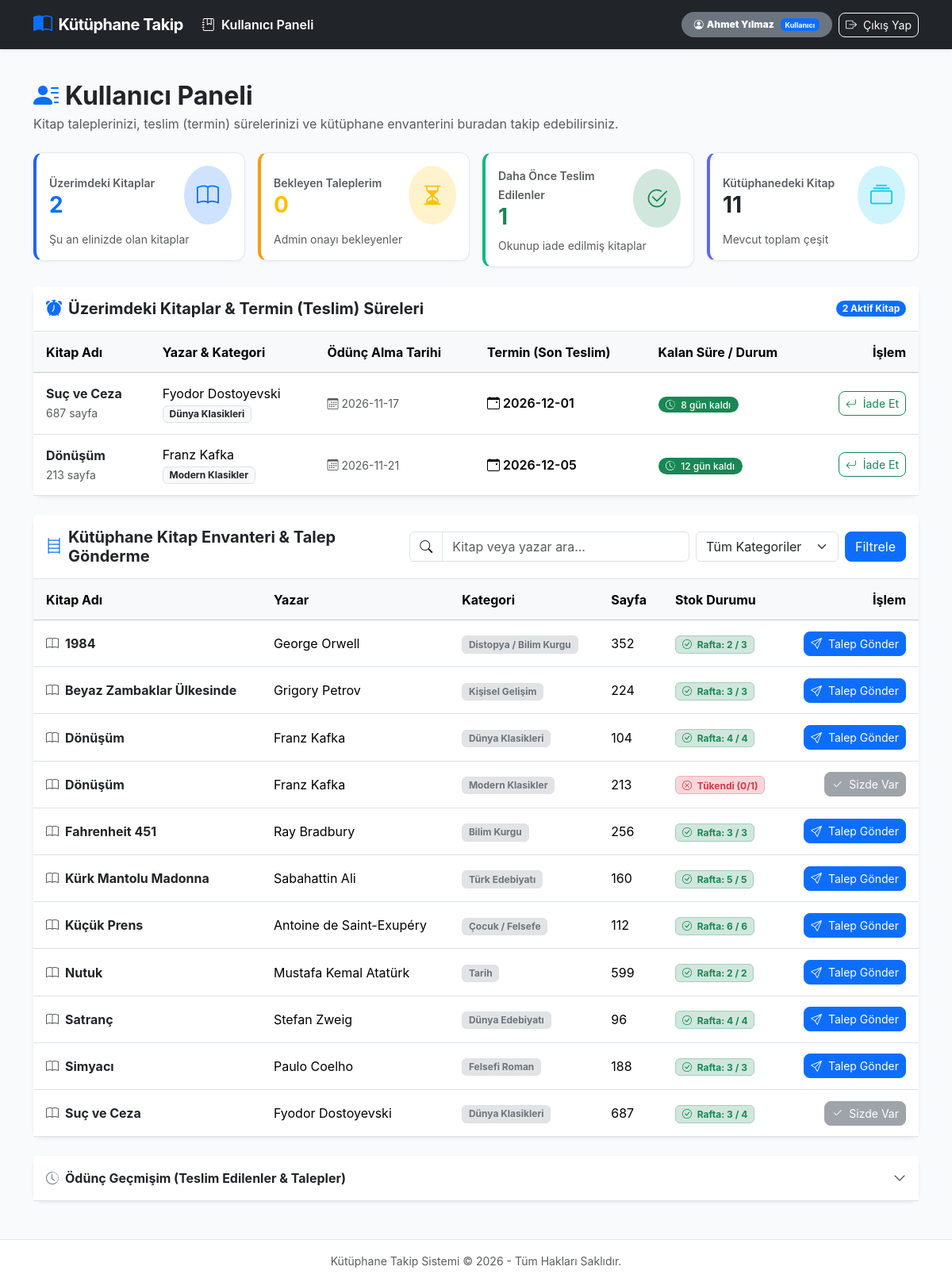
The app's page /kullanici (signed in), older data.
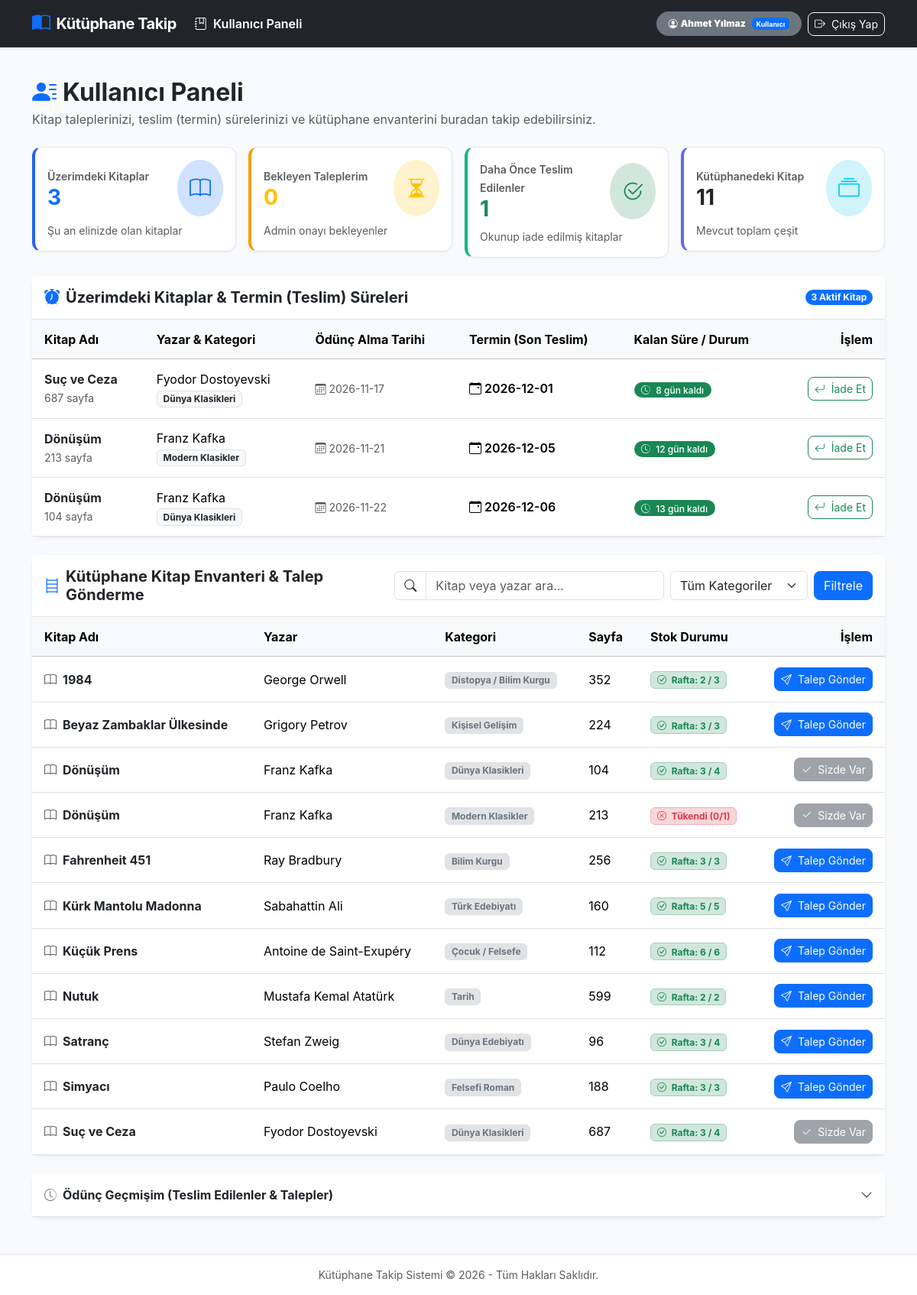
The same page, newer data.
### tables this page shows
CREATE TABLE oduncler (
            id INTEGER PRIMARY KEY AUTOINCREMENT,
            kullanici_id INTEGER NOT NULL,
            kitap_id INTEGER NOT NULL,
            odunc_tarihi TEXT NOT NULL,
            termin_tarihi TEXT NOT NULL,
            iade_tarihi TEXT,
            durum TEXT NOT NULL DEFAULT 'oduncte', talep_tarihi TEXT,
            FOREIGN KEY (kullanici_id) REFERENCES kullanicilar (id) ON DELETE CASCADE,
            FOREIGN KEY (kitap_id) REFERENCES kitaplar (id) ON DELETE CASCADE
        );

CREATE TABLE kitaplar (
        id INTEGER PRIMARY KEY AUTOINCREMENT,
        kitap_adi TEXT NOT NULL
    , yazar TEXT NOT NULL DEFAULT 'Bilinmiyor', kategori TEXT NOT NULL DEFAULT 'Genel', sayfa_sayisi INTEGER DEFAULT 0, toplam_adet INTEGER NOT NULL DEFAULT 1, mevcut_adet INTEGER NOT NULL DEFAULT 1);

### app.py (the view)
@app.route("/kullanici")
@login_required
def kullanici_paneli():
    kullanici_id = session["kullanici_id"]
    arama_kelimesi = request.args.get("q", "").strip()
    secili_kategori = request.args.get("kategori", "").strip()
    baglanti = veritabani_baglantisi()
    bekleyen_talepler = baglanti.execute("""
        SELECT o.id as odunc_id, o.talep_tarihi, o.durum,
               k.id as kitap_id, k.kitap_adi, k.yazar, k.kategori, k.sayfa_sayisi
        FROM oduncler o
        JOIN kitaplar k ON o.kitap_id = k.id
        WHERE o.kullanici_id = ? AND o.durum = 'beklemede'
        ORDER BY o.id DESC
    """, (kullanici_id,)).fetchall()
    aktif_oduncler = baglanti.execute("""
        SELECT o.id as odunc_id, o.talep_tarihi, o.odunc_tarihi, o.termin_tarihi, o.durum,
               k.id as kitap_id, k.kitap_adi, k.yazar, k.kategori, k.sayfa_sayisi
        FROM oduncler o
        JOIN kitaplar k ON o.kitap_id = k.id
        WHERE o.kullanici_id = ? AND o.durum = 'oduncte'
        ORDER BY o.termin_tarihi ASC
    """, (kullanici_id,)).fetchall()
    gecmis_oduncler = baglanti.execute("""
        SELECT o.id as odunc_id, o.talep_tarihi, o.odunc_tarihi, o.termin_tarihi, o.iade_tarihi, o.durum,
               k.id as kitap_id, k.kitap_adi, k.yazar, k.kategori
        FROM oduncler o
        JOIN kitaplar k ON o.kitap_id = k.id
        WHERE o.kullanici_id = ? AND o.durum IN ('teslim_edildi', 'reddedildi')
        ORDER BY o.id DESC
    """, (kullanici_id,)).fetchall()
    kitap_sorgu = "SELECT * FROM kitaplar WHERE 1=1"
    parametreler = []
    if arama_kelimesi:
        kitap_sorgu += " AND (kitap_adi LIKE ? OR yazar LIKE ?)"
        parametreler.extend([f"%{arama_kelimesi}%", f"%{arama_kelimesi}%"])
    if secili_kategori:
        kitap_sorgu += " AND kategori = ?"
        parametreler.append(secili_kategori)
    kitap_sorgu += " ORDER BY kitap_adi ASC"
    envanter_kitaplar = baglanti.execute(kitap_sorgu, parametreler).fetchall()
    kategoriler = baglanti.execute("SELECT DISTINCT kategori FROM kitaplar ORDER BY kategori ASC").fetchall()
    talep_edilen_kitap_idleri = [t["kitap_id"] for t in bekleyen_talepler]
    elindeki_kitap_idleri = [o["kitap_id"] for o in aktif_oduncler]
    baglanti.close()
    return render_template(
        "kullanici.html",
        bekleyen_talepler=bekleyen_talepler,
        aktif_oduncler=aktif_oduncler,
        gecmis_oduncler=gecmis_oduncler,
        envanter_kitaplar=envanter_kitaplar,
        kategoriler=kategoriler,
        talep_edilen_kitap_idleri=talep_edilen_kitap_idleri,
        elindeki_kitap_idleri=elindeki_kitap_idleri,
        arama_kelimesi=arama_kelimesi,
        secili_kategori=secili_kategori
    )

### app.py (called while the page is built)
def login_required(f):
    @wraps(f)
    def decorated_function(*args, **kwargs):
        if "kullanici_id" not in session:
            flash("Lütfen önce giriş yapınız.", "warning")
            return redirect(url_for("login"))
        return f(*args, **kwargs)
    return decorated_function

@app.template_filter("kalan_gun_hesapla")
def kalan_gun_hesapla(termin_tarihi_str):
    if not termin_tarihi_str:
        return {"gun": 0, "durum": "beklemede", "metin": "Onay Bekliyor", "renk": "info"}
    try:
        termin_tarihi = datetime.strptime(termin_tarihi_str, "%Y-%m-%d").date()
        bugun = date.today()
        fark = (termin_tarihi - bugun).days
        if fark < 0:
            return {"gun": abs(fark), "durum": "gecikti", "metin": f"{abs(fark)} gün gecikti!", "renk": "danger"}
        elif fark == 0:
            return {"gun": 0, "durum": "bugun", "metin": "Bugün son gün!", "renk": "warning"}
        else:
            return {"gun": fark, "durum": "kalan", "metin": f"{fark} gün kaldı", "renk": "success" if fark > 3 else "warning"}
    except Exception:
        return {"gun": 0, "durum": "bilinmiyor", "metin": "Tarih belirtilmedi", "renk": "secondary"}

### templates/kullanici.html (shortened to what the changed rows need)
{% extends "base.html" %}
{% block content %}
<div class="d-flex flex-wrap justify-content-between align-items-center mb-4 gap-3">
    <div>
        <h2 class="fw-bold mb-1"><i class="bi bi-person-lines-fill text-primary me-2"></i>Kullanıcı Paneli</h2>
    </div>
</div>
<div class="row g-3 mb-4">
    <div class="col-sm-6 col-lg-3">
        <div class="card p-3 stat-card">
            <div class="d-flex align-items-center justify-content-between">
                <div>
                    <span class="text-muted small fw-semibold">Üzerimdeki Kitaplar</span>
                    <h3 class="fw-bold mb-0 text-primary">{{ aktif_oduncler|length }}</h3>
                </div>
            </div>
        </div>
    </div>
</div>
<div class="card mb-4 border-0 shadow-sm">
    <div class="card-header bg-white py-3 border-bottom d-flex align-items-center justify-content-between">
        <h5 class="fw-bold mb-0 text-dark d-flex align-items-center gap-2">
            <i class="bi bi-alarm-fill text-primary"></i>
            Üzerimdeki Kitaplar &amp; Termin (Teslim) Süreleri
        </h5>
        <span class="badge bg-primary rounded-pill">{{ aktif_oduncler|length }} Aktif Kitap</span>
    </div>
    <div class="card-body p-0">
        {% if aktif_oduncler %}
            <div class="table-responsive">
                <table class="table table-hover align-middle mb-0">
                    <thead class="table-light">
                        <tr>
                            <th>Kitap Adı</th>
                            <th>Yazar &amp; Kategori</th>
                            <th>Ödünç Alma Tarihi</th>
                            <th>Termin (Son Teslim)</th>
                            <th>Kalan Süre / Durum</th>
                            <th class="text-end">İşlem</th>
                        </tr>
                    </thead>
                    <tbody>
                        {% for odunc in aktif_oduncler %}
                            {% set termin_bilgi = odunc.termin_tarihi|kalan_gun_hesapla %}
                            <tr class="{% if termin_bilgi.durum == 'gecikti' %}table-danger{% endif %}">
                                <td>
                                    <div class="fw-bold text-dark">{{ odunc.kitap_adi }}</div>
                                    <small class="text-muted">{{ odunc.sayfa_sayisi }} sayfa</small>
                                </td>
                                <td>
                                    <div>{{ odunc.yazar }}</div>
                                    <span class="badge bg-light text-dark border">{{ odunc.kategori }}</span>
                                </td>
                                <td>
                                    <span class="text-muted small"><i class="bi bi-calendar3 me-1"></i>{{ odunc.odunc_tarihi }}</span>
                                </td>
                                <td>
                                    <span class="fw-semibold"><i class="bi bi-calendar-event me-1"></i>{{ odunc.termin_tarihi }}</span>
                                </td>
                                <td>
                                    <span class="badge bg-{{ termin_bilgi.renk }} badge-pill fs-7">
                                        {% if termin_bilgi.durum == 'gecikti' %}
                                            <i class="bi bi-exclamation-triangle-fill me-1"></i>
                                        {% elif termin_bilgi.durum == 'bugun' %}
                                            <i class="bi bi-hourglass-split me-1"></i>
                                        {% else %}
                                            <i class="bi bi-clock-history me-1"></i>
                                        {% endif %}
                                        {{ termin_bilgi.metin }}
                                    </span>
                                </td>
                                <td class="text-end">
                                    <form action="{{ url_for('kitap_iade_et', odunc_id=odunc.odunc_id) }}" method="POST" onsubmit="return confirm('Bu kitabı kütüphaneye iade etmek istediğinize emin misiniz?');">
                                        <button type="submit" class="btn btn-outline-success btn-sm btn-rounded">
                                            <i class="bi bi-arrow-return-left me-1"></i> İade Et
                                        </button>
                                    </form>
                                </td>
                            </tr>
                        {% endfor %}
                    </tbody>
                </table>
            </div>
        {% endif %}
    </div>
</div>
<div class="card mb-4 border-0 shadow-sm">
    <div class="card-body p-0">
        {% if envanter_kitaplar %}
            <div class="table-responsive">
                <table class="table table-hover align-middle mb-0">
                    <thead class="table-light">
                        <tr>
                            <th>Kitap Adı</th>
                            <th>Yazar</th>
                            <th>Kategori</th>
                            <th>Sayfa</th>
                            <th>Stok Durumu</th>
                            <th class="text-end">İşlem</th>
                        </tr>
                    </thead>
                    <tbody>
                        {% for kitap in envanter_kitaplar %}
                            <tr>
                                <td>
                                    <div class="fw-bold text-dark d-flex align-items-center gap-2">
                                        <i class="bi bi-book text-muted"></i>
                                        {{ kitap.kitap_adi }}
                                    </div>
                                </td>
                                <td>{{ kitap.yazar }}</td>
                                <td>
                                    <span class="badge bg-secondary-subtle text-secondary border">
                                        {{ kitap.kategori }}
                                    </span>
                                </td>
                                <td>{{ kitap.sayfa_sayisi }}</td>
                                <td>
                                    {% if kitap.mevcut_adet > 0 %}
                                        <span class="badge bg-success-subtle text-success border border-success-subtle">
                                            <i class="bi bi-check-circle me-1"></i> Rafta: {{ kitap.mevcut_adet }} / {{ kitap.toplam_adet }}
                                        </span>
                                    {% else %}
                                        <span class="badge bg-danger-subtle text-danger border border-danger-subtle">
                                            <i class="bi bi-x-circle me-1"></i> Tükendi (0/{{ kitap.toplam_adet }})
                                        </span>
                                    {% endif %}
                                </td>
                                <td class="text-end">
                                    {% if kitap.id in elindeki_kitap_idleri %}
                                        <button class="btn btn-secondary btn-sm btn-rounded" disabled>
                                            <i class="bi bi-check2 me-1"></i> Sizde Var
                                        </button>
                                    {% elif kitap.id in talep_edilen_kitap_idleri %}
                                        <button class="btn btn-warning btn-sm btn-rounded text-dark" disabled>
                                            <i class="bi bi-hourglass-split me-1"></i> Onay Bekliyor
                                        </button>
                                    {% elif kitap.mevcut_adet <= 0 %}
                                        <button class="btn btn-outline-secondary btn-sm btn-rounded" disabled>
                                            Stokta Yok
                                        </button>
                                    {% else %}
                                        <form action="{{ url_for('kitap_talep_et', kitap_id=kitap.id) }}" method="POST" style="display:inline;">
                                            <button type="submit" class="btn btn-primary btn-sm btn-rounded" onclick="return confirm('Bu kitap için kütüphane yöneticisine ödünç talebi göndermek istiyor musunuz?');">
                                                <i class="bi bi-send me-1"></i> Talep Gönder
                                            </button>
                                        </form>
                                    {% endif %}
                                </td>
                            </tr>
                        {% endfor %}
                    </tbody>
                </table>
            </div>
        {% else %}
            <div class="text-center py-5">
                <i class="bi bi-search text-muted" style="font-size: 2.5rem;"></i>
                <h6 class="mt-3 text-secondary">Arama kriterlerine uygun kitap bulunamadı.</h6>
            </div>
        {% endif %}
    </div>
</div>
{% endblock %}

Row changes from the older to the newer data that the page shows:
added oduncler: kitap_adi "Dönüşüm", sayfa_sayisi "104", yazar "Franz Kafka", kategori "Dünya Klasikleri", odunc_tarihi "2026-11-22", termin_tarihi "2026-12-06", metin "13 gün kaldı"
changed kitaplar (number 3 of 11 on the later page): mevcut_adet "4" → "3"; now shows "Sizde Var"; no longer shows "Talep Gönder"
changed kitaplar "Satranç": mevcut_adet "4" → "3"
Text that changed along with them:
{{ aktif_oduncler|length }}: "2" → "3"
